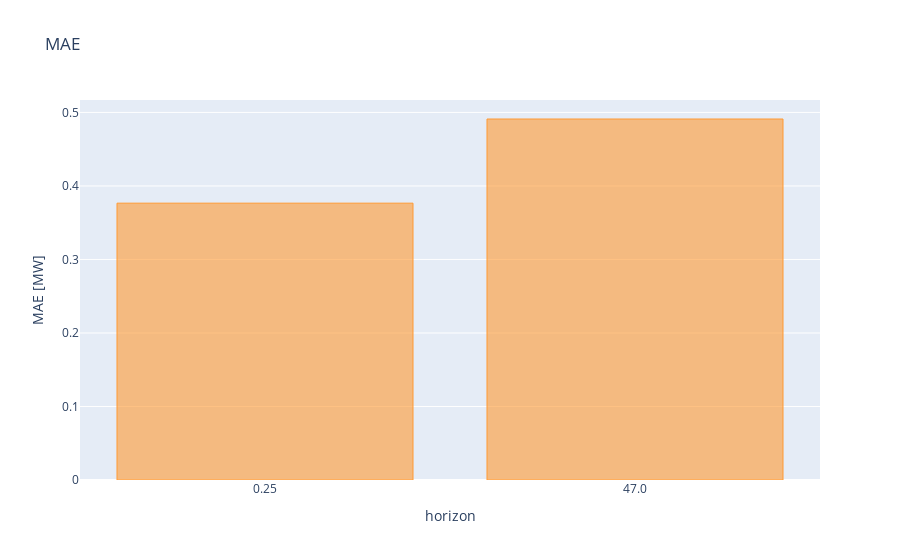

Source (notebook cell):
### Code cell
forecast['err']=forecast['realised']-forecast['forecast']
mea = forecast.pivot_table(index='horizon', values=['err'], aggfunc=lambda x: x.abs().mean())
mea.index=mea.index.astype(str)
mea.iplot(kind='bar',
          layout=dict(title='MAE',
                      xaxis=dict(title='horizon'),
                      yaxis=dict(title='MAE [MW]')))

### Figure 1 — Plotly figure (JSON) as saved in the notebook; plotly's stock layout.template omitted (floating-point values rounded to 4 significant figures)
{"data": [{"marker": {"color": "rgba(255, 153, 51, 0.6)", "line": {"color": "rgba(255, 153, 51, 1.0)", "width": 1}}, "name": "err", "orientation": "v", "text": "", "type": "bar", "x": ["0.25", "47.0"], "y": [0.3766, 0.4911]}], "layout": {"title": {"text": "MAE"}, "xaxis": {"title": {"text": "horizon"}}, "yaxis": {"title": {"text": "MAE [MW]"}}}}
